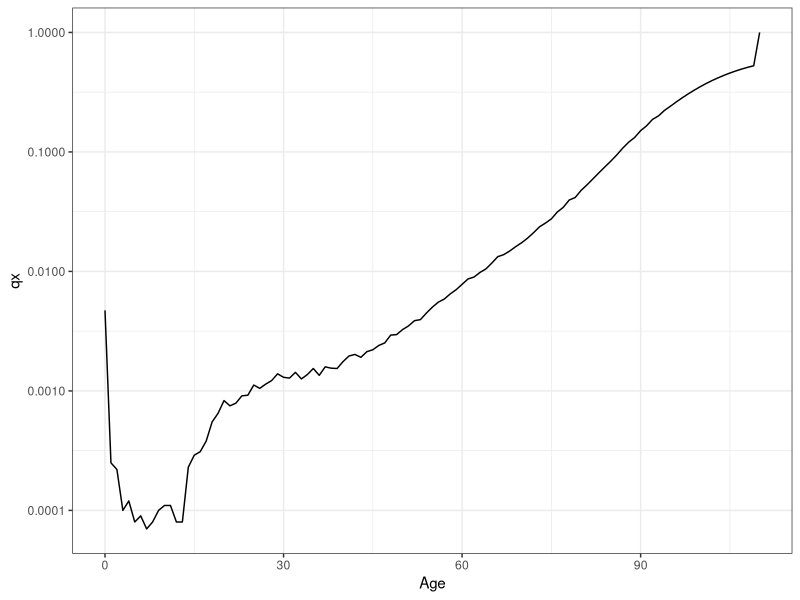
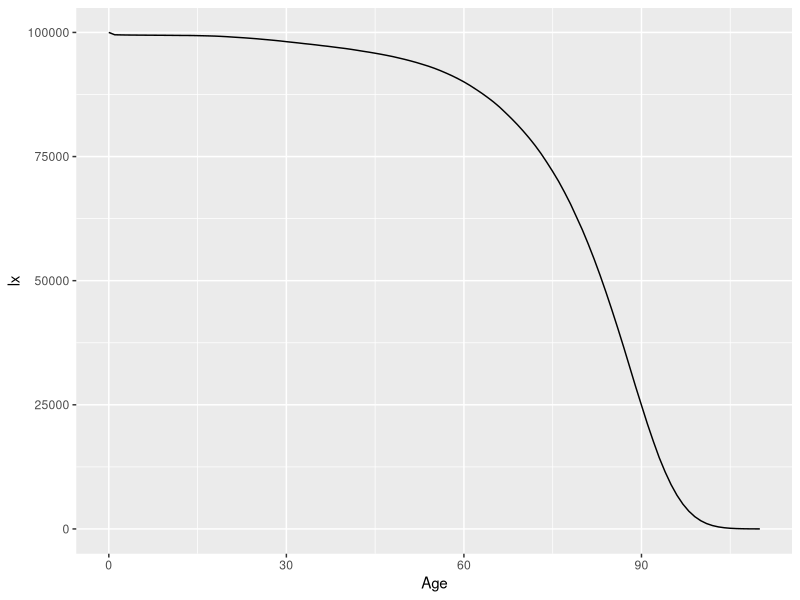
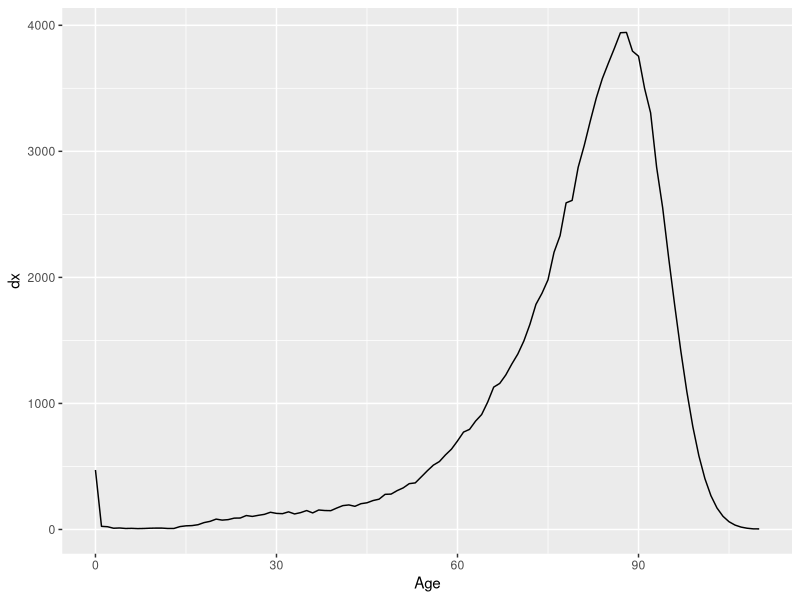
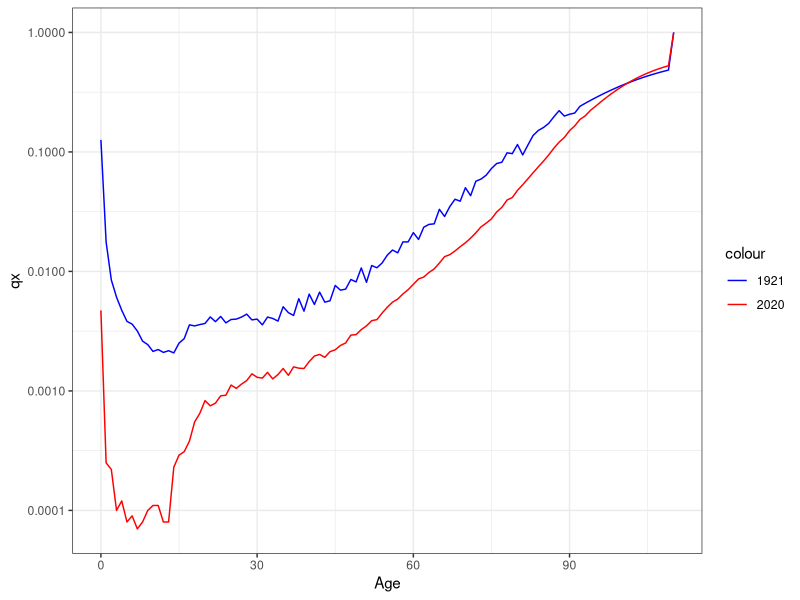
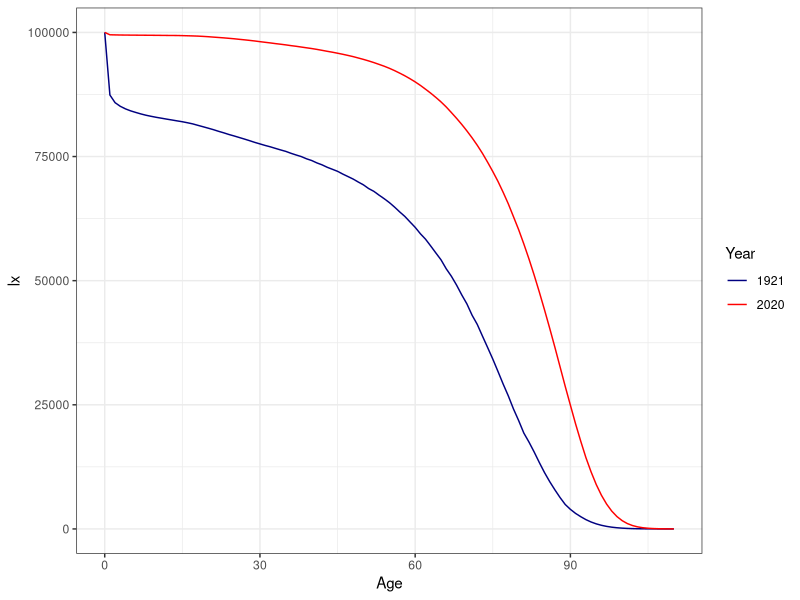
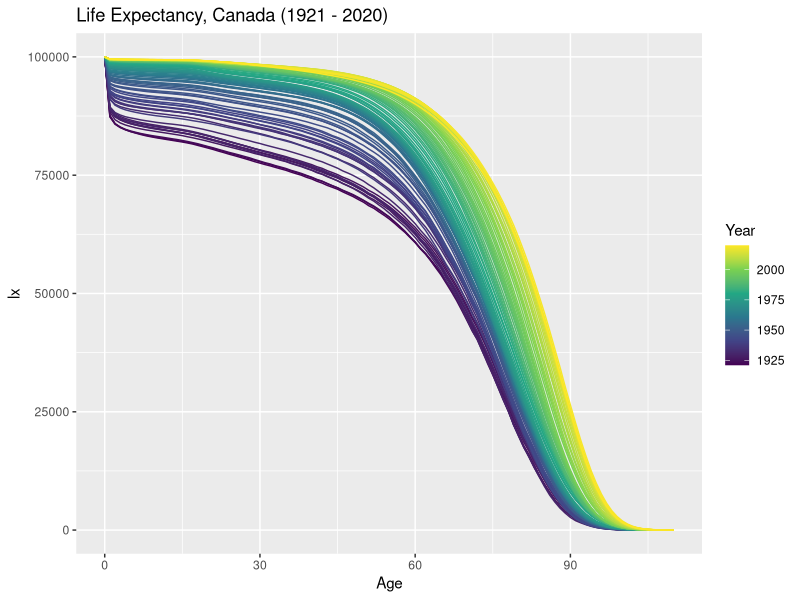

Recreate these plots in R, in order.

## DEMO2002

## Wen's version

## In this program we will be creating a life table

## we download the HMD data for Australian males life tables 
## read qx and try to reproduce the original lx and dx 

library(ggplot2)

options(scipen=5)

#### for the data used in class

LT<-read.table("CANmltper_1x1.txt", skip = 2, header = T) #do this yourself

#We have been doing this for a while, finish this yourself. 
LT$Age[LT$Age == "110+"] <- 110
LT$Age <- as.numeric(LT$Age)
LT$Year <- as.numeric(LT$Year)

#We went over how to subset data, do it yourself please
LT_sub<-LT[LT$Year == "2020",]

## first select the probability of dying qx and plot both

Mx <- data.frame(Age = 0:110,qx = LT_sub$qx)

ggplot(data = Mx,aes(x=Age,y=qx))+geom_line()+
  scale_y_continuous(trans = "log10")+
  theme_bw()

## now the number of survivors
## first probability of surviving

lx <- 100000

px<-1-Mx$qx

for(y in 1:110){
  lx[y+1]<- lx[y] * px[y]
}

Mx$lx <- lx

ggplot(Mx,aes(x=Age,y=lx))+geom_line()

## finally we calculate the distribution of deaths

dx <- Mx$lx*Mx$qx

Mx$dx <- dx

ggplot(Mx,aes(x=Age,y=dx))+geom_line()

## reading the two end years
## Australia in 1921 and 2020

LT1<-LT[LT$Year==1921,]
LT2<-LT[LT$Year==2020,]

ggplot()+
  geom_line(LT1, mapping = aes(x=Age,y=qx,color= "1921"))+
  geom_line(LT2, mapping = aes(x=Age,y=qx,color= "2020"))+
  scale_y_continuous(trans = "log10")+
  #scale_x_discrete(breaks = scales::pretty_breaks(n = 11)) + 
  scale_color_manual(values=c("blue","red"))+
  labs(x = "Age",y="qx")+theme_bw()

#### or everything as a function

LifeTable<-function(qx){
  
  lx<-100000
  
  px<-1-qx
  
  for(y in 1:110){
    lx[y+1]<- lx[y] * px[y]
  }
  
  dx <- lx*qx
  
  Age<-0:110
  
  ALL<-data.frame(Age = Age, qx = qx,
                  lx = lx,dx = dx)
  
  return(ALL)
}

LT_A<-LifeTable(LT1$qx)
LT_B<-LifeTable(LT2$qx)

ggplot()+
  geom_line(LT_A,mapping = aes(x = Age, y = lx,  color = "1921"))+
  geom_line(LT_B,mapping = aes(x = Age, y = lx, color = "2020"))+
  scale_color_manual(values = c("navy","red"))+
  guides(color = guide_legend(title = "Year"))+
  labs(x = "Age", y = "lx")+theme_bw()

# If you have time, try plotting the comparison of the dx


ggplot(data = LT) + 
  geom_line(mapping = aes(x = Age, y = lx, color = Year, group = Year)) + 
  scale_color_continuous(type = "viridis") + 
  ggtitle("Life Expectancy, Canada (1921 - 2020)")
